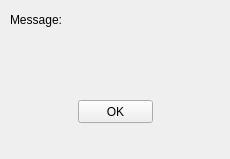
<?xml version="1.0" encoding="UTF-8"?>
<ui version="4.0">
 <class>winNotif</class>
 <widget class="QMainWindow" name="winNotif">
  <property name="geometry">
   <rect>
    <x>0</x>
    <y>0</y>
    <width>230</width>
    <height>159</height>
   </rect>
  </property>
  <property name="windowTitle">
   <string>Notification</string>
  </property>
  <widget class="QWidget" name="widget">
   <widget class="QLabel" name="lblTitle">
    <property name="geometry">
     <rect>
      <x>10</x>
      <y>10</y>
      <width>211</width>
      <height>21</height>
     </rect>
    </property>
    <property name="text">
     <string>&lt;html&gt;&lt;head/&gt;&lt;body&gt;&lt;p&gt;Message:&lt;/p&gt;&lt;/body&gt;&lt;/html&gt;</string>
    </property>
    <property name="alignment">
     <set>Qt::AlignLeading|Qt::AlignLeft|Qt::AlignVCenter</set>
    </property>
   </widget>
   <widget class="QPushButton" name="btnOk">
    <property name="geometry">
     <rect>
      <x>78</x>
      <y>100</y>
      <width>75</width>
      <height>23</height>
     </rect>
    </property>
    <property name="text">
     <string>OK</string>
    </property>
   </widget>
   <widget class="QLabel" name="lblMessage">
    <property name="geometry">
     <rect>
      <x>10</x>
      <y>30</y>
      <width>211</width>
      <height>61</height>
     </rect>
    </property>
    <property name="text">
     <string/>
    </property>
    <property name="alignment">
     <set>Qt::AlignLeading|Qt::AlignLeft|Qt::AlignTop</set>
    </property>
    <property name="wordWrap">
     <bool>true</bool>
    </property>
   </widget>
  </widget>
 </widget>
 <resources/>
 <connections/>
</ui>
